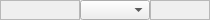
<?xml version="1.0" encoding="UTF-8"?>
<ui version="4.0">
 <class>TTLOutputWidget</class>
 <widget class="QWidget" name="TTLOutputWidget">
  <property name="geometry">
   <rect>
    <x>0</x>
    <y>0</y>
    <width>210</width>
    <height>20</height>
   </rect>
  </property>
  <property name="windowTitle">
   <string>Form</string>
  </property>
  <layout class="QHBoxLayout" name="horizontalLayout">
   <property name="spacing">
    <number>0</number>
   </property>
   <property name="leftMargin">
    <number>0</number>
   </property>
   <property name="topMargin">
    <number>0</number>
   </property>
   <property name="rightMargin">
    <number>0</number>
   </property>
   <property name="bottomMargin">
    <number>0</number>
   </property>
   <item>
    <widget class="QELabel" name="lblName">
     <property name="sizePolicy">
      <sizepolicy hsizetype="MinimumExpanding" vsizetype="Fixed">
       <horstretch>0</horstretch>
       <verstretch>0</verstretch>
      </sizepolicy>
     </property>
     <property name="minimumSize">
      <size>
       <width>80</width>
       <height>20</height>
      </size>
     </property>
     <property name="maximumSize">
      <size>
       <width>16777215</width>
       <height>20</height>
      </size>
     </property>
     <property name="frameShape">
      <enum>QFrame::StyledPanel</enum>
     </property>
     <property name="variable" stdset="0">
      <string>$(group):getName</string>
     </property>
     <property name="displayAlarmStateOption" stdset="0">
      <enum>QE::Always</enum>
     </property>
    </widget>
   </item>
   <item>
    <widget class="QEComboBox" name="cbOutput">
     <property name="sizePolicy">
      <sizepolicy hsizetype="Fixed" vsizetype="Fixed">
       <horstretch>0</horstretch>
       <verstretch>0</verstretch>
      </sizepolicy>
     </property>
     <property name="minimumSize">
      <size>
       <width>70</width>
       <height>20</height>
      </size>
     </property>
     <property name="maximumSize">
      <size>
       <width>70</width>
       <height>20</height>
      </size>
     </property>
     <property name="variable" stdset="0">
      <string>$(group):setSource</string>
     </property>
    </widget>
   </item>
   <item>
    <widget class="QELabel" name="lblOutput">
     <property name="sizePolicy">
      <sizepolicy hsizetype="Fixed" vsizetype="Fixed">
       <horstretch>0</horstretch>
       <verstretch>0</verstretch>
      </sizepolicy>
     </property>
     <property name="minimumSize">
      <size>
       <width>60</width>
       <height>20</height>
      </size>
     </property>
     <property name="maximumSize">
      <size>
       <width>60</width>
       <height>20</height>
      </size>
     </property>
     <property name="frameShape">
      <enum>QFrame::StyledPanel</enum>
     </property>
     <property name="variable" stdset="0">
      <string>$(group):getSource</string>
     </property>
    </widget>
   </item>
  </layout>
 </widget>
 <customwidgets>
  <customwidget>
   <class>QEComboBox</class>
   <extends>QComboBox</extends>
   <header>QEComboBox.h</header>
  </customwidget>
  <customwidget>
   <class>QELabel</class>
   <extends>QLabel</extends>
   <header>QELabel.h</header>
  </customwidget>
 </customwidgets>
 <resources/>
 <connections/>
</ui>
